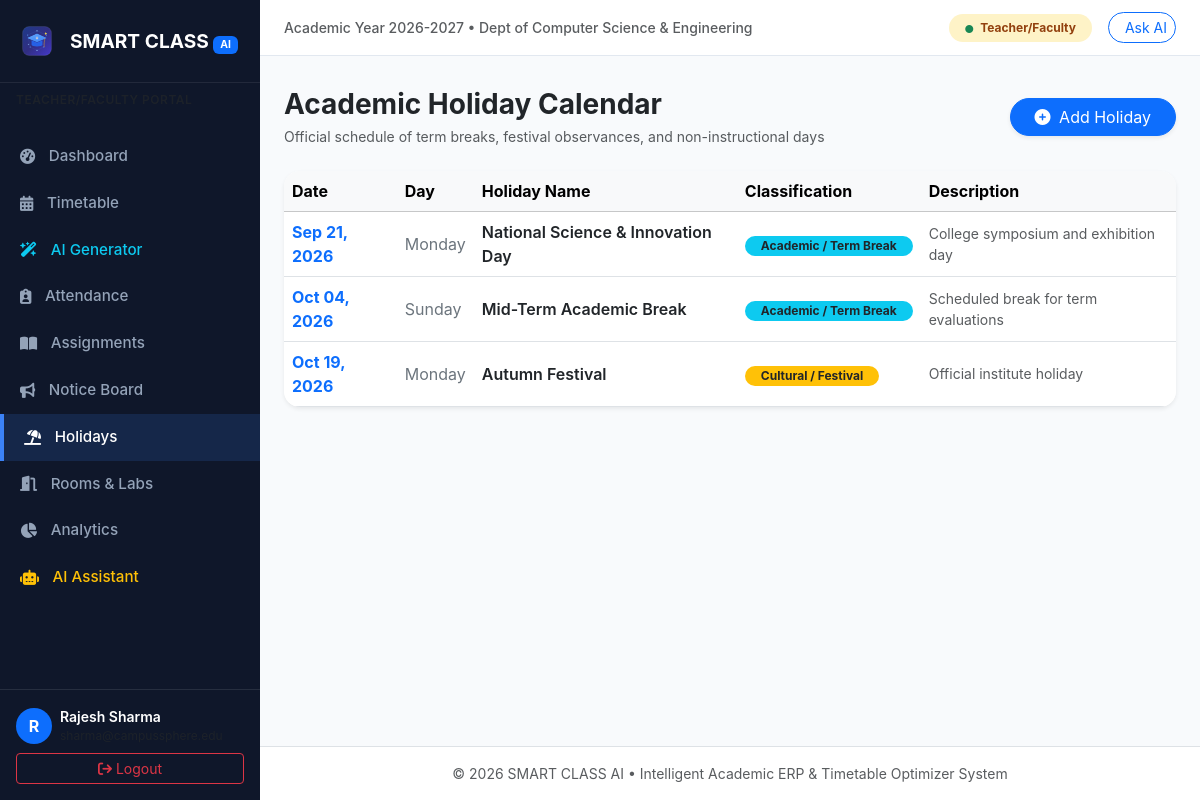
The page /holidays/ (signed in) on the database its author committed.
### erp/models.py (models this page shows, shortened)
class Profile(models.Model):
    ROLE_CHOICES = (
        ('student', 'Student'),
        ('teacher', 'Teacher/Faculty'),
        ('admin', 'Admin/Staff'),
    )
    user = models.OneToOneField(User, on_delete=models.CASCADE, related_name='profile')
    role = models.CharField(max_length=20, choices=ROLE_CHOICES, default='student')
    id_number = models.CharField(max_length=50, blank=True, null=True, help_text="Roll No or Faculty ID")
    department = models.CharField(max_length=100, default='Computer Science & Engineering')
    phone = models.CharField(max_length=20, blank=True, null=True)
    semester = models.IntegerField(default=1, blank=True, null=True)
    section = models.CharField(max_length=10, default='A', blank=True, null=True)
    avatar = models.FileField(upload_to='profiles/', blank=True, null=True)

class Holiday(models.Model):
    TYPE_CHOICES = (
        ('National', 'National Holiday'),
        ('Academic', 'Academic / Term Break'),
        ('Festival', 'Cultural / Festival'),
        ('Emergency', 'Administrative / Emergency'),
    )
    name = models.CharField(max_length=150)
    date = models.DateField()
    holiday_type = models.CharField(max_length=30, choices=TYPE_CHOICES, default='National')
    description = models.TextField(blank=True, null=True)
    created_by = models.ForeignKey(User, on_delete=models.SET_NULL, null=True, blank=True)
    created_at = models.DateTimeField(auto_now_add=True)
    class Meta:
        ordering = ['date']

### erp/views.py (the view)
# urls.py: path('holidays/', views.holiday_list, name='holiday_list'),
@login_required
def holiday_list(request):
    holidays = Holiday.objects.all().order_by('date')
    profile = getattr(request.user, 'profile', None)
    can_manage = profile and (profile.role in ['teacher', 'admin'] or request.user.is_superuser)
    if request.method == 'POST' and can_manage:
        form = HolidayForm(request.POST)
        if form.is_valid():
            hol = form.save(commit=False)
            hol.created_by = request.user
            hol.save()
            for u in User.objects.all():
                Notification.objects.create(
                    recipient=u,
                    title=f"Holiday Announced: {hol.name}",
                    message=f"{hol.name} on {hol.date.strftime('%b %d, %Y')} ({hol.get_holiday_type_display()})",
                    notification_type="Holiday",
                    link="/holidays/"
                )
            messages.success(request, f"Holiday '{hol.name}' added and announced!")
            return redirect('holiday_list')
    else:
        form = HolidayForm()
    return render(request, 'academic/holidays.html', {'holidays': holidays, 'form': form, 'can_manage': can_manage})

### templates/academic/holidays.html (shortened to what this page needs)
{% extends 'base.html' %}
{% block content %}
<div class="d-flex flex-wrap align-items-center justify-content-between gap-3 mb-4">
    <div>
        <h3 class="fw-bold text-dark mb-1">Academic Holiday Calendar</h3>
        <p class="text-muted small mb-0">Official schedule of term breaks, festival observances, and non-instructional days</p>
    </div>
    {% if can_manage %}
    <button class="btn btn-primary rounded-pill px-4 shadow-sm" data-bs-toggle="modal" data-bs-target="#addHolidayModal">
        <i class="fa-solid fa-plus-circle me-1"></i> Add Holiday
    </button>
    {% endif %}
</div>
<div class="row g-4">
    <div class="col-12">
        <div class="card border-0 shadow-sm rounded-4 overflow-hidden">
            <div class="table-responsive">
                <table class="table table-hover align-middle mb-0">
                    <thead class="table-light">
                        <tr>
                            <th>Date</th>
                            <th>Day</th>
                            <th>Holiday Name</th>
                            <th>Classification</th>
                            <th>Description</th>
                        </tr>
                    </thead>
                    <tbody>
                        {% for h in holidays %}
                        <tr>
                            <td class="fw-bold text-primary">{{ h.date|date:"M d, Y" }}</td>
                            <td class="text-secondary">{{ h.date|date:"l" }}</td>
                            <td class="fw-semibold text-dark">{{ h.name }}</td>
                            <td>
                                <span class="badge bg-{% if h.holiday_type == 'National' %}success{% elif h.holiday_type == 'Academic' %}info text-dark{% else %}warning text-dark{% endif %} rounded-pill px-3 py-1">
                                    {{ h.get_holiday_type_display }}
                                </span>
                            </td>
                            <td class="small text-muted">{{ h.description|default:"Official College Observance" }}</td>
                        </tr>
                        {% empty %}
                        <tr>
                            <td colspan="5" class="text-center py-4 text-muted">No holidays listed in the calendar.</td>
                        </tr>
                        {% endfor %}
                    </tbody>
                </table>
            </div>
        </div>
    </div>
</div>
{% endblock %}

### templates/base.html (shortened to what this page needs)
{% load static %}
<!DOCTYPE html>
<html lang="en">
<head>
    <link href="https://cdn.jsdelivr.net/npm/bootstrap@5.3.3/dist/css/bootstrap.min.css" rel="stylesheet">
    <link href="https://cdnjs.cloudflare.com/ajax/libs/font-awesome/6.5.1/css/all.min.css" rel="stylesheet">
    <link href="{% static 'css/style.css' %}" rel="stylesheet">
</head>
<body>
    {% if user.is_authenticated %}
    <div class="app-wrapper">
        <nav class="sidebar">
            <div class="sidebar-brand">
                <img src="{% static 'images/logo.svg' %}" alt="Logo" width="34" height="34" class="me-1">
                <span>SMART CLASS <span class="badge bg-primary text-white" style="font-size: 0.65rem;">AI</span></span>
            </div>
            <div class="px-3 py-2 text-muted small text-uppercase fw-semibold" style="letter-spacing: 0.5px; font-size: 0.75rem;">
            </div>
            <ul class="sidebar-menu flex-grow-1">
                <li>
                    <a href="{% url 'dashboard' %}" class="{% if request.resolver_match.url_name in 'dashboard,student_dashboard,teacher_dashboard,admin_dashboard' %}active{% endif %}">
                        <i class="fa-solid fa-gauge-high"></i> Dashboard
                    </a>
                </li>
                <li>
                    <a href="{% url 'view_timetable' %}" class="{% if 'timetable' in request.path and 'ai-generator' not in request.path %}active{% endif %}">
                        <i class="fa-solid fa-calendar-days"></i> Timetable
                    </a>
                </li>
                {% if user.profile.role != 'student' %}
                <li>
                    <a href="{% url 'ai_timetable' %}" class="{% if 'ai-generator' in request.path %}active{% endif %} text-info">
                        <i class="fa-solid fa-wand-magic-sparkles"></i> AI Generator
                    </a>
                </li>
                {% endif %}
                <li>
                    <a href="{% url 'attendance_list' %}" class="{% if 'attendance' in request.path %}active{% endif %}">
                        <i class="fa-solid fa-clipboard-user"></i> Attendance
                    </a>
                </li>
                <li>
                    <a href="{% url 'assignment_list' %}" class="{% if 'assignments' in request.path %}active{% endif %}">
                        <i class="fa-solid fa-book-open"></i> Assignments
                    </a>
                </li>
                <li>
                    <a href="{% url 'notice_list' %}" class="{% if 'notices' in request.path %}active{% endif %}">
                        <i class="fa-solid fa-bullhorn"></i> Notice Board
                    </a>
                </li>
                <li>
                    <a href="{% url 'holiday_list' %}" class="{% if 'holidays' in request.path %}active{% endif %}">
                        <i class="fa-solid fa-umbrella-beach"></i> Holidays
                    </a>
                </li>
                <li>
                    <a href="{% url 'room_list' %}" class="{% if 'rooms' in request.path %}active{% endif %}">
                        <i class="fa-solid fa-door-open"></i> Rooms & Labs
                    </a>
                </li>
                {% if user.profile.role != 'student' %}
                <li>
                    <a href="{% url 'analytics' %}" class="{% if 'analytics' in request.path %}active{% endif %}">
                        <i class="fa-solid fa-chart-pie"></i> Analytics
                    </a>
                </li>
                {% endif %}
                <li>
                    <a href="{% url 'ai_assistant' %}" class="{% if 'ai-assistant' in request.path %}active{% endif %} text-warning">
                        <i class="fa-solid fa-robot"></i> AI Assistant
                    </a>
                </li>
            </ul>
            <div class="p-3 border-top border-secondary border-opacity-25">
                <div class="d-flex align-items-center gap-2">
                    <div class="rounded-circle bg-primary text-white d-flex align-items-center justify-content-center fw-bold" style="width: 36px; height: 36px;">
                        {{ user.first_name|default:user.username|slice:":1"|upper }}
                    </div>
                    <div class="overflow-hidden">
                        <div class="text-white text-truncate fw-semibold small">{{ user.get_full_name|default:user.username }}</div>
                        <div class="text-muted text-truncate" style="font-size: 0.75rem;">{{ user.email }}</div>
                    </div>
                </div>
                <a href="{% url 'logout' %}" class="btn btn-outline-danger btn-sm w-100 mt-2">
                    <i class="fa-solid fa-arrow-right-from-bracket"></i> Logout
                </a>
            </div>
        </nav>
        <div class="main-content">
            <header class="top-navbar">
                <div class="d-flex align-items-center gap-2">
                    <span class="text-muted small fw-medium">Academic Year 2026-2027 • Dept of Computer Science & Engineering</span>
                </div>
                <div class="d-flex align-items-center gap-3">
                    <span class="badge rounded-pill px-3 py-2
                        {% if user.profile.role == 'student' %}badge-role-student
                        {% elif user.profile.role == 'teacher' %}badge-role-teacher
                        {% else %}badge-role-admin{% endif %}">
                        <i class="fa-solid fa-circle text-success me-1" style="font-size: 0.5rem;"></i>
                        {{ user.profile.get_role_display|default:"User" }}
                    </span>
                    <a href="{% url 'ai_assistant' %}" class="btn btn-sm btn-outline-primary rounded-pill">
                         Ask AI
                    </a>
                </div>
            </header>
            <div class="container-fluid px-4 pt-3">
            </div>
            <main class="container-fluid px-4 py-3 flex-grow-1">
                {% block content %}{% endblock %}
            </main>
            <footer class="py-3 px-4 border-top text-center text-muted small bg-white mt-auto">
                © 2026 SMART CLASS AI • Intelligent Academic ERP & Timetable Optimizer System
            </footer>
        </div>
    </div>
    {% else %}
    {% block public_content %}{% endblock %}
    {% endif %}
</body>
</html>

### static/css/style.css (style rules this page uses)
:root { --brand-primary: #1e3a8a; --brand-secondary: #4338ca; --brand-accent: #3b82f6; --sidebar-bg: #0f172a; --sidebar-text: #94a3b8; --sidebar-active: #3b82f6; --card-bg: #ffffff; --body-bg: #f8fafc; --text-main: #1e293b; --text-muted: #64748b; --border-color: #e2e8f0; }
body { background-color: var(--body-bg); color: var(--text-main); font-family: -apple-system, BlinkMacSystemFont, "Segoe UI", Roboto, "Helvetica Neue", Arial, sans-serif; min-height: 100vh; }
.app-wrapper { display: flex; min-height: 100vh; }
.sidebar { width: 260px; background-color: var(--sidebar-bg); color: var(--sidebar-text); flex-shrink: 0; display: flex; flex-direction: column; transition: all 0.3s ease; }
.sidebar-brand { padding: 1.5rem 1.25rem; font-size: 1.2rem; font-weight: 700; color: #ffffff; display: flex; align-items: center; gap: 0.75rem; border-bottom: 1px solid rgba(255, 255, 255, 0.08); }
.sidebar-menu { padding: 1rem 0; list-style: none; margin: 0; }
.sidebar-menu li a { display: flex; align-items: center; gap: 0.85rem; padding: 0.75rem 1.25rem; color: var(--sidebar-text); text-decoration: none; font-weight: 500; font-size: 0.95rem; transition: all 0.2s; }
.sidebar-menu li a:hover, .sidebar-menu li a.active { color: #ffffff; background-color: rgba(59, 130, 246, 0.15); border-left: 4px solid var(--sidebar-active); }
.main-content { flex-grow: 1; display: flex; flex-direction: column; overflow-x: hidden; }
.top-navbar { background-color: #ffffff; border-bottom: 1px solid var(--border-color); padding: 0.75rem 1.5rem; display: flex; align-items: center; justify-content: space-between; }
.badge-role-teacher { background-color: #fef3c7; color: #92400e; }

### rows shown on the page
Holiday: date "Sep 21, 2026", date "Monday", name "National Science & Innovation Day", holiday_type "Academic / Term Break", description "College symposium and exhibition day"
Holiday: date "Oct 04, 2026", date "Sunday", name "Mid-Term Academic Break", holiday_type "Academic / Term Break", description "Scheduled break for term evaluations"
Holiday: date "Oct 19, 2026", date "Monday", name "Autumn Festival", holiday_type "Cultural / Festival", description "Official institute holiday"

### other values the page prints
{{ user.first_name|default:user.username|slice:":1"|upper }} "R"
{{ user.get_full_name|default:user.username }} "Rajesh Sharma"
{{ user.profile.get_role_display|default:"User" }} "Teacher/Faculty"
